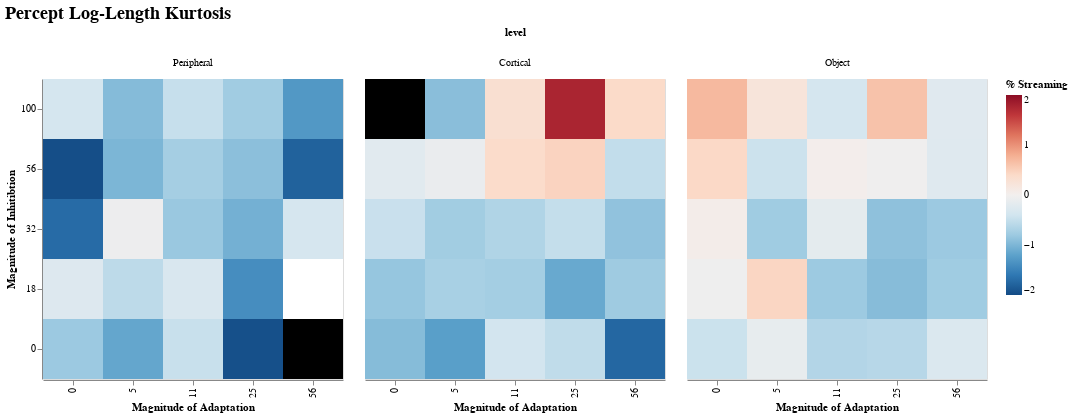

Notebook code for this chart:
### Code cell
df_kurt |>
  @vlplot(:rect, width=300, height=300,
          title={text="Percept Log-Length Kurtosis",fontSize=18},
          column={field=:level, typ="nominal", sort=["Peripheral", "Cortical", "Object"]},
          x={field=:c_a, typ="ordinal", sort = "ascending",
             axis={title="Magnitude of Adaptation"}},
          y={field=:c_m, typ="ordinal", sort = "descending",
             axis={title="Magnitude of Inhitibtion"}},
          color={field="kurt", aggregate="mean", typ="quantitative",
                 sort = "descending",scale={domain=[-2,2],range="diverging"},
                 legend={title="% Streaming"}},
          config={range={diverging={scheme="redblue"}}})

### Figure 1 — Vega-Lite specification as saved in the notebook (floating-point values rounded to 4 significant figures)
{"config": {"range": {"diverging": {"scheme": "redblue"}}}, "data": {"values": [{"c_a": 0, "c_m": 0, "kurt": -0.8073, "level": "Peripheral"}, {"c_a": 0, "c_m": 18, "kurt": -0.2602, "level": "Peripheral"}, {"c_a": 0, "c_m": 32, "kurt": -1.712, "level": "Peripheral"}, {"c_a": 0, "c_m": 56, "kurt": -1.974, "level": "Peripheral"}, {"c_a": 0, "c_m": 100, "kurt": -0.3667, "level": "Peripheral"}, {"c_a": 5, "c_m": 0, "kurt": -1.157, "level": "Peripheral"}, {"c_a": 5, "c_m": 18, "kurt": -0.5606, "level": "Peripheral"}, {"c_a": 5, "c_m": 32, "kurt": -0.06315, "level": "Peripheral"}, {"c_a": 5, "c_m": 56, "kurt": -1.004, "level": "Peripheral"}, {"c_a": 5, "c_m": 100, "kurt": -0.9482, "level": "Peripheral"}, {"c_a": 11, "c_m": 0, "kurt": -0.4744, "level": "Peripheral"}, {"c_a": 11, "c_m": 18, "kurt": -0.3177, "level": "Peripheral"}, {"c_a": 11, "c_m": 32, "kurt": -0.8203, "level": "Peripheral"}, {"c_a": 11, "c_m": 56, "kurt": -0.7369, "level": "Peripheral"}, {"c_a": 11, "c_m": 100, "kurt": -0.4937, "level": "Peripheral"}, {"c_a": 25, "c_m": 0, "kurt": -1.956, "level": "Peripheral"}, {"c_a": 25, "c_m": 18, "kurt": -1.402, "level": "Peripheral"}, {"c_a": 25, "c_m": 32, "kurt": -1.058, "level": "Peripheral"}, {"c_a": 25, "c_m": 56, "kurt": -0.9052, "level": "Peripheral"}, {"c_a": 25, "c_m": 100, "kurt": -0.7662, "level": "Peripheral"}, {"c_a": 56, "c_m": 0, "kurt": 7.484, "level": "Peripheral"}, {"c_a": 56, "c_m": 18, "kurt": null, "level": "Peripheral"}, {"c_a": 56, "c_m": 32, "kurt": -0.3556, "level": "Peripheral"}, {"c_a": 56, "c_m": 56, "kurt": -1.797, "level": "Peripheral"}, {"c_a": 56, "c_m": 100, "kurt": -1.292, "level": "Peripheral"}, {"c_a": 0, "c_m": 0, "kurt": -0.9415, "level": "Cortical"}, {"c_a": 0, "c_m": 18, "kurt": -0.8407, "level": "Cortical"}, {"c_a": 0, "c_m": 32, "kurt": -0.4703, "level": "Cortical"}, {"c_a": 0, "c_m": 56, "kurt": -0.2076, "level": "Cortical"}, {"c_a": 0, "c_m": 100, "kurt": 6.127, "level": "Cortical"}, {"c_a": 5, "c_m": 0, "kurt": -1.231, "level": "Cortical"}, {"c_a": 5, "c_m": 18, "kurt": -0.715, "level": "Cortical"}, {"c_a": 5, "c_m": 32, "kurt": -0.761, "level": "Cortical"}, {"c_a": 5, "c_m": 56, "kurt": -0.1017, "level": "Cortical"}, {"c_a": 5, "c_m": 100, "kurt": -0.9199, "level": "Cortical"}, {"c_a": 11, "c_m": 0, "kurt": -0.3847, "level": "Cortical"}, {"c_a": 11, "c_m": 18, "kurt": -0.7463, "level": "Cortical"}, {"c_a": 11, "c_m": 32, "kurt": -0.654, "level": "Cortical"}, {"c_a": 11, "c_m": 56, "kurt": 0.378, "level": "Cortical"}, {"c_a": 11, "c_m": 100, "kurt": 0.3106, "level": "Cortical"}, {"c_a": 25, "c_m": 0, "kurt": -0.5369, "level": "Cortical"}, {"c_a": 25, "c_m": 18, "kurt": -1.13, "level": "Cortical"}, {"c_a": 25, "c_m": 32, "kurt": -0.5051, "level": "Cortical"}, {"c_a": 25, "c_m": 56, "kurt": 0.4678, "level": "Cortical"}, {"c_a": 25, "c_m": 100, "kurt": 1.768, "level": "Cortical"}, {"c_a": 56, "c_m": 0, "kurt": -1.751, "level": "Cortical"}, {"c_a": 56, "c_m": 18, "kurt": -0.7877, "level": "Cortical"}, {"c_a": 56, "c_m": 32, "kurt": -0.8769, "level": "Cortical"}, {"c_a": 56, "c_m": 56, "kurt": -0.5237, "level": "Cortical"}, {"c_a": 56, "c_m": 100, "kurt": 0.3947, "level": "Cortical"}, {"c_a": 0, "c_m": 0, "kurt": -0.4501, "level": "Object"}, {"c_a": 5, "c_m": 0, "kurt": -0.1376, "level": "Object"}, {"c_a": 11, "c_m": 0, "kurt": -0.631, "level": "Object"}, {"c_a": 25, "c_m": 0, "kurt": -0.6057, "level": "Object"}, {"c_a": 56, "c_m": 0, "kurt": -0.2889, "level": "Object"}, {"c_a": 0, "c_m": 18, "kurt": -0.04758, "level": "Object"}, {"c_a": 5, "c_m": 18, "kurt": 0.4411, "level": "Object"}, {"c_a": 11, "c_m": 18, "kurt": -0.7977, "level": "Object"}, {"c_a": 25, "c_m": 18, "kurt": -0.9404, "level": "Object"}, {"c_a": 56, "c_m": 18, "kurt": -0.7764, "level": "Object"}, {"c_a": 0, "c_m": 32, "kurt": 0.05746, "level": "Object"}, {"c_a": 5, "c_m": 32, "kurt": -0.7772, "level": "Object"}, {"c_a": 11, "c_m": 32, "kurt": -0.1705, "level": "Object"}, {"c_a": 25, "c_m": 32, "kurt": -0.8872, "level": "Object"}, {"c_a": 56, "c_m": 32, "kurt": -0.8053, "level": "Object"}, {"c_a": 0, "c_m": 56, "kurt": 0.4174, "level": "Object"}, {"c_a": 5, "c_m": 56, "kurt": -0.4441, "level": "Object"}, {"c_a": 11, "c_m": 56, "kurt": 0.03603, "level": "Object"}, {"c_a": 25, "c_m": 56, "kurt": -0.03701, "level": "Object"}, {"c_a": 56, "c_m": 56, "kurt": -0.2419, "level": "Object"}, {"c_a": 0, "c_m": 100, "kurt": 0.7001, "level": "Object"}, {"c_a": 5, "c_m": 100, "kurt": 0.2175, "level": "Object"}, {"c_a": 11, "c_m": 100, "kurt": -0.3647, "level": "Object"}, {"c_a": 25, "c_m": 100, "kurt": 0.62, "level": "Object"}, {"c_a": 56, "c_m": 100, "kurt": -0.2244, "level": "Object"}]}, "encoding": {"color": {"aggregate": "mean", "field": "kurt", "legend": {"title": "% Streaming"}, "scale": {"domain": [-2, 2], "range": "diverging"}, "sort": "descending", "type": "quantitative"}, "column": {"field": "level", "sort": ["Peripheral", "Cortical", "Object"], "type": "nominal"}, "x": {"axis": {"title": "Magnitude of Adaptation"}, "field": "c_a", "sort": "ascending", "type": "ordinal"}, "y": {"axis": {"title": "Magnitude of Inhitibtion"}, "field": "c_m", "sort": "descending", "type": "ordinal"}}, "height": 300, "mark": "rect", "title": {"fontSize": 18, "text": "Percept Log-Length Kurtosis"}, "width": 300}
